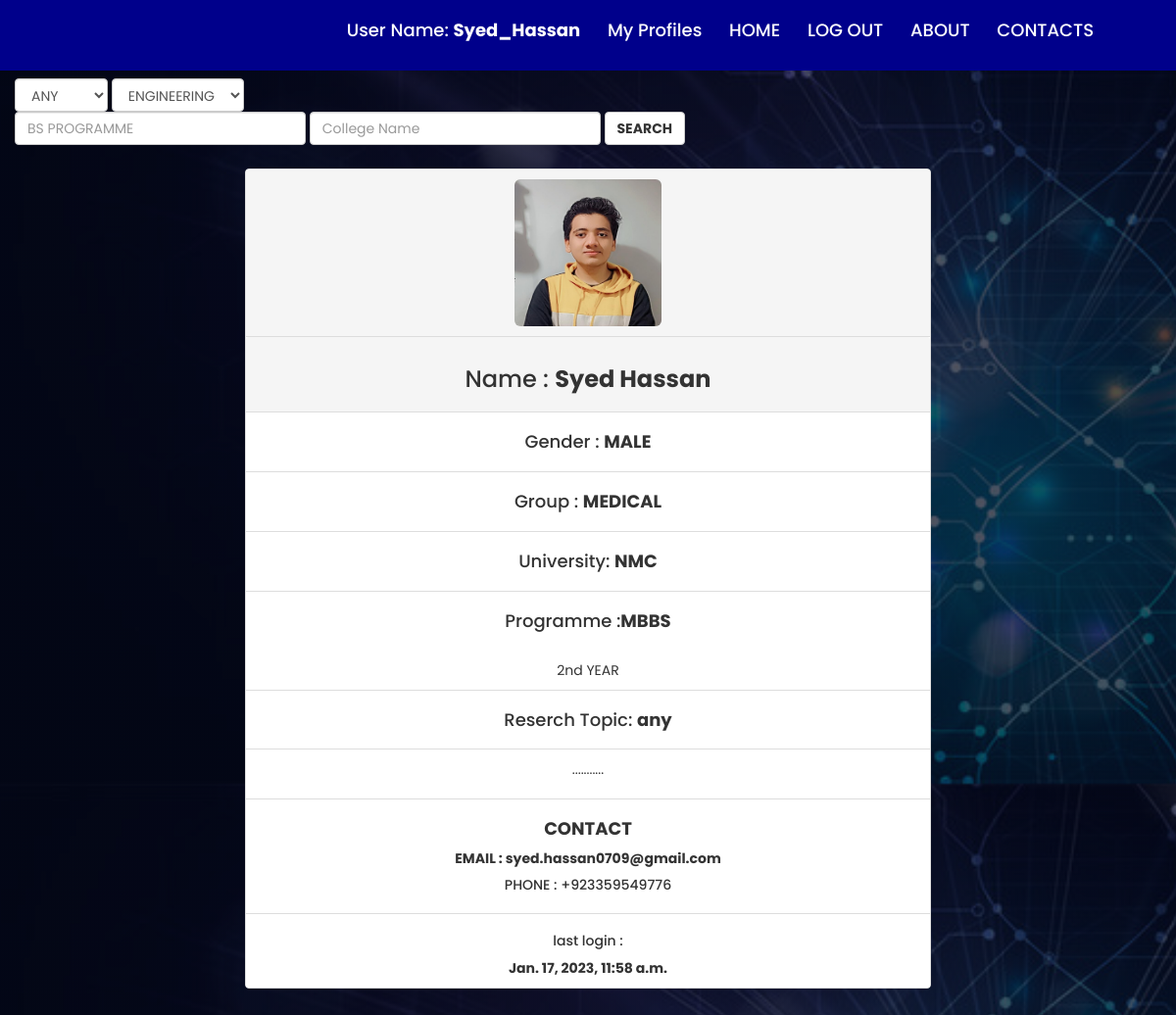
/user/reserchers/ (signed in), run on the app's committed database.
### core/models.py (models this page shows)
class User(AbstractUser):
    email = models.EmailField(unique=True)
    USERNAME_FIELD = 'email'
    REQUIRED_FIELDS = ['username']

### users/models.py (models this page shows)
class UserPannel(models.Model):
    FIELD_CHOICES = [
        ('ENGINEERING','ENGINEERING'),
        ('MEDICAL','MEDICAL')
    ]
    GENDER_CHOICES = [
        ('MALE','MALE'),
        ('FEMALE','FEMALE')
    ]
    owner = models.ForeignKey(settings.AUTH_USER_MODEL, on_delete=models.CASCADE)
    name = models.CharField(max_length=100,blank=False)
    group = models.CharField(max_length=50,choices=FIELD_CHOICES )
    gender = models.CharField(max_length=10,choices=GENDER_CHOICES)
    phone = PhoneNumberField(blank=True,null=True)
    profile_pic = models.ImageField( upload_to="myimage",null=True,blank=True,default='/usericon.png/')
    college = models.CharField(max_length=50)
    programe = models.CharField(max_length=200)
    level = models.CharField(max_length=200)
    topic = models.CharField(max_length=300)
    description = models.TextField(max_length=1000)
    submitted = models.DateTimeField(auto_now_add=True)

### users/views.py (the view)
# urls.py: path('reserchers/',views.reserchers, name='reserchers'),
@login_required
def reserchers(request):
    resercher = UserPannel.objects.all()
    context = {'resercher':resercher}
    return render(request,'users/finalpannel.html',context)

### users/templates/users/finalpannel.html (shortened to what this page needs)
 {% extends "Publications/base.html" %}
{% block content %}
<body class="header">
    <form method="get" action="{% url 'users:search' %}" class="navbar-form navbar-left">
        <div class="form-group">
                        <select id="company" class="form-control" name=gender>
                          <option>ANY</option>
                        </select>
                        <select id="company" class="form-control" name=field>
                          <option>ENGINEERING</option>
                        </select>
        </div>
            <br>
            <div class="form-group">
                <input type="search" class="form-control" aria-label="Search" placeholder="BS PROGRAMME" name="BS" id="author" >
                <input type="search" class="form-control" aria-label="Search" placeholder="College Name" name="college" id="title">
            </div>
        <button type="submit" class="btn btn-default"><b>SEARCH</b></button>
</form>
    <br>
    {% for r in resercher %}
    <br>
    <br>
    <br>
    <br>
<div class="panel panel-default text2" style="max-width:700px;margin-left:auto;margin-right:auto;">
        {% if r.profile_pic %}
        <div class="panel-heading">
        <img src="{{r.profile_pic.url}}" class="img-rounded" alt="Cinque Terre" width="150" height="150">
        </div>
        {% else %}
        <div class="panel-heading">
        <img src="/static/images/usericon.jpg" class="img-rounded"  width="150" height="150">
        </div>
        {% endif %}
        <div class="panel-heading"><h3 class="card-title">
        Name : <b>{{r.name}}</b>
      </h3></div>
  <ul class="list-group">
                <li class="list-group-item"><h4>Gender : <b>{{r.gender}}</b></h4></li>
                <li class="list-group-item"><h4>Group : <b>{{r.group}}</b></h4></li>
                <li class="list-group-item"><h4>University: <b>{{r.college}}</b></h4></li>
                <li class="list-group-item"><h4>Programme :<B>{{r.programe}}</B></h4><br> {{r.level}}</li>
                <li class="list-group-item"> <h4>Reserch Topic: <B>{{r.topic}}</B></h4></li>
                <li class="list-group-item"><p class="">{{r.description}}</p></li>
      <li class="list-group-item"><h4><h4><b>CONTACT</b></h4> <B>EMAIL : {{r.owner.email}}</B></h4><h5>PHONE : {{r.phone}}</h5></li>
      <li class="list-group-item"><h4><h5>last login :</h5> <B>{{r.owner.last_login}}</B></h4></li>
  </ul>
</div>
        <br>
    <br>
     {% endfor %}
</body>
{% endblock content %}

### Publications/templates/Publications/base.html (shortened to what this page needs)
{% load bootstrap3 %}
<!DOCTYPE html>
<html lang="en">
    <head>
        {% bootstrap_css %}
    </head>
    <nav class="background_image">
        <div class="nav-links" id="navLinks">
               <ul>
                   {% if user.is_authenticated %}
                   <li><a href="{% url 'publications:home' %}"><h4>User Name: <b>{{user.username}}</b></h4></a></li>
                   <li><a href="{% url 'users:myprofiles' %}"><h4>My Profiles</h4></a></li>
                   <li><a href="{% url 'publications:home' %}"><h4>HOME</h4></a></li>
                   <li><a href="{% url 'users:logout' %}"><h4>LOG OUT</h4></a></li>
                   <li><a href="{% url 'publications:aboutus' %}"><h4>ABOUT</h4></a></li>
                    <li><a href=""><h4>CONTACTS</h4></a></li>
                    {% else %}
                    <li><a href="{% url 'publications:home' %}"><h4>HOME</h4></a></li>
                   <li><a href="{% url 'users:login' %}"><h4>LOG IN</h4></a></li>
                   <li><a href="{% url 'publications:aboutus' %}"><h4>ABOUT</h4></a></li>
                    <li><a href=""><h4>CONTACTS</h4></a></li>
                   {% endif %}
            </ul>
        </div>
    </nav>
{% block content %}{% endblock content %}

### Publications/templates/Publications/base.html (style rules this page uses)
.background_image { height:10px ; width: auto; background-color: darkblue }
* { margin: 0; padding: 0; font-family: 'Poppins', sans-serif; }
.header { height: 100vh; width: auto; background-image: linear-gradient(rgba(4,9,30,0.7),rgba(4,9,30,0.7)),url('/static/images/banner.png'); background-position: center; background-size: cover; position: relative; }
nav { display: flex; padding: 3% 6%; justify-content: space-between; align-items: center; }
.nav-links { flex: 1; text-align: right; }
.nav-links ul li { list-style: none; display: inline-block; padding: 8px 12px; position: relative; }
.nav-links ul li a { color: white; text-decoration: none; }
.nav-links ul li::after { content: ''; width: 0%; height: 1px; background: #f44336; display: block; margin: auto; transition: 0.5s; }

### users/templates/users/finalpannel.html (style rules this page uses)
.text2 { backface-visibility: hidden; text-align: center; }

### data on the page
User: username "Syed_Hassan"
UserPannel: profile_pic (picture), name "Syed Hassan", gender "MALE", group "MEDICAL", college "NMC", programe "MBBS", level "2nd YEAR", topic "any", description "...........", owner.email "syed.hassan0709@gmail.com", phone "+923359549776", owner.last_login "Jan. 17, 2023, 11:58 a.m."
